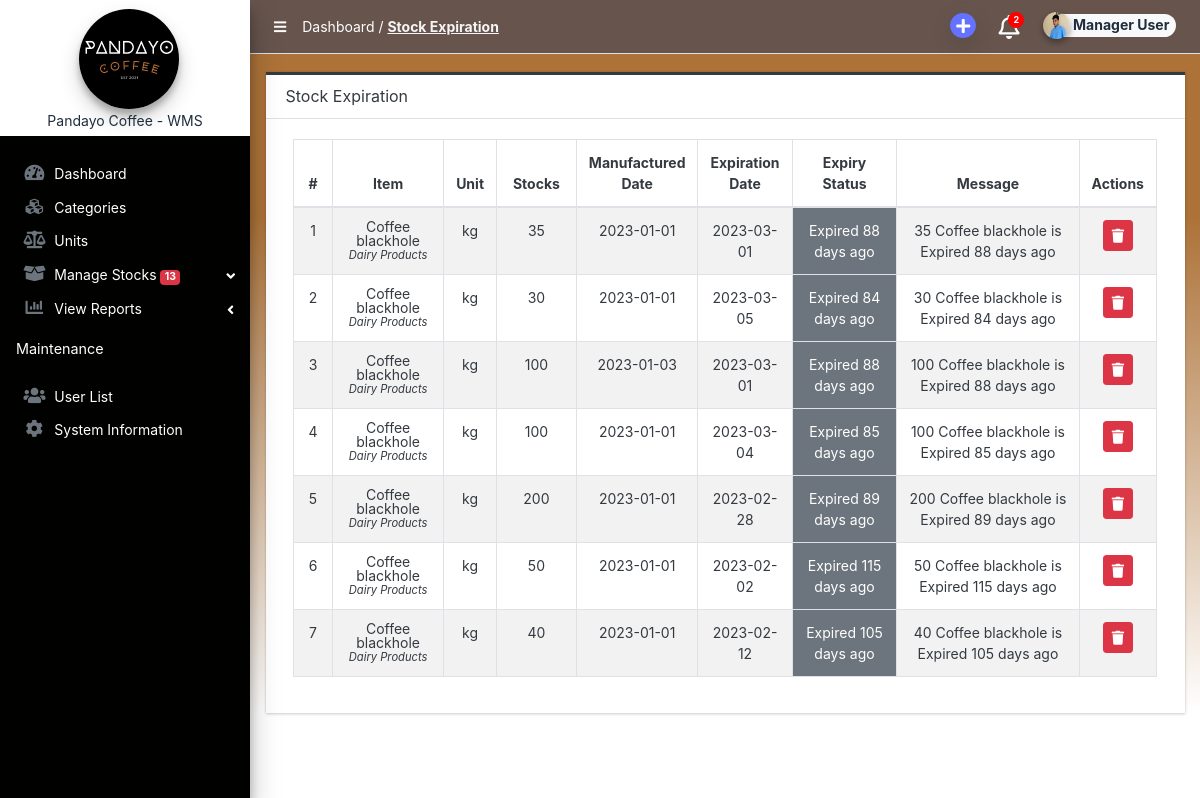
The app's page /admin/?page=stockExpiration (signed in), older data.
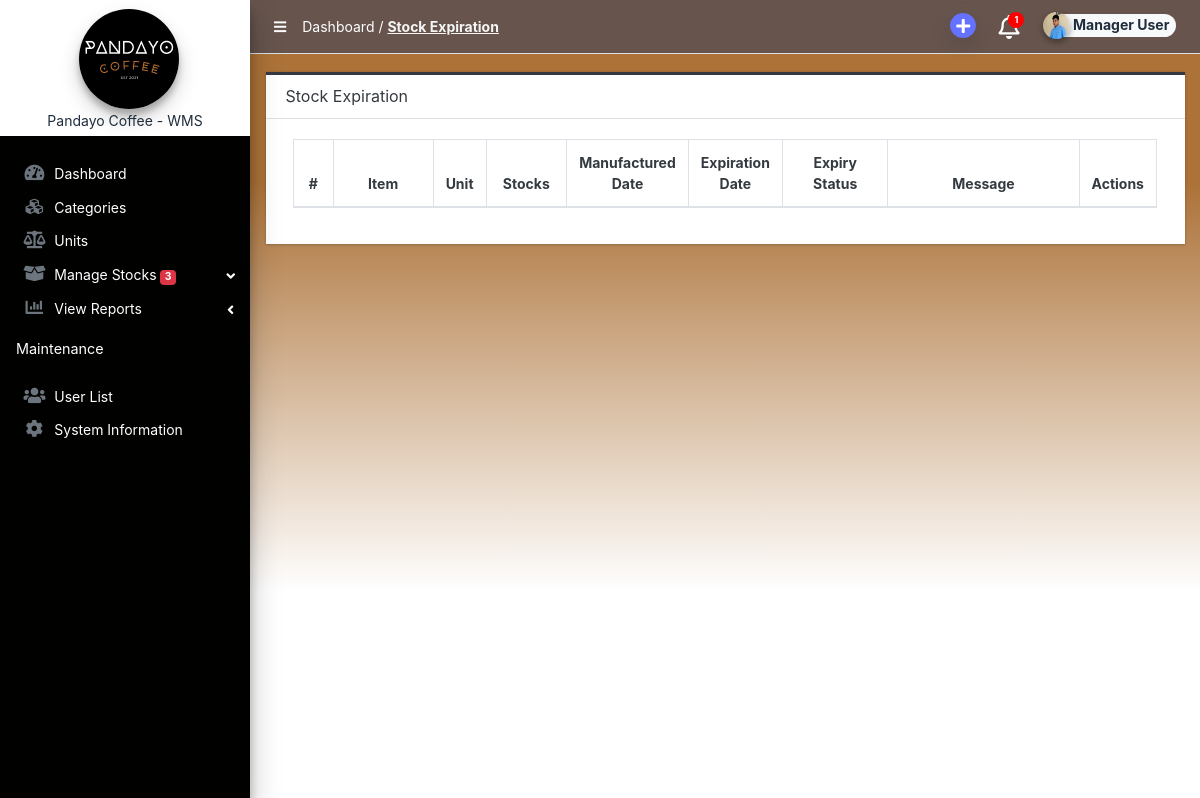
The same page, newer data.
### tables this page shows
CREATE TABLE `stockin_list` (
  `id` int(30) NOT NULL,
  `item_id` int(30) NOT NULL,
  `quantity` float(12,2) NOT NULL DEFAULT 0.00,
  `remarks` text NOT NULL,
  `date_created` datetime NOT NULL DEFAULT current_timestamp(),
  `date_updated` datetime NOT NULL DEFAULT current_timestamp() ON UPDATE current_timestamp(),
  `date` date DEFAULT NULL,
  `expire_date` date DEFAULT NULL
);

CREATE TABLE `item_list` (
  `id` int(30) NOT NULL,
  `category_id` int(30) NOT NULL,
  `name` text NOT NULL,
  `unit` varchar(250) NOT NULL,
  `description` text NOT NULL,
  `status` tinyint(1) NOT NULL DEFAULT 1,
  `delete_flag` tinyint(1) NOT NULL DEFAULT 0,
  `date_created` datetime NOT NULL DEFAULT current_timestamp(),
  `date_updated` datetime NOT NULL DEFAULT current_timestamp() ON UPDATE current_timestamp(),
  `item_type` varchar(50) NOT NULL DEFAULT 'Perishable'
);

CREATE TABLE `category_list` (
  `id` int(30) NOT NULL,
  `name` text NOT NULL,
  `description` text NOT NULL,
  `status` tinyint(1) NOT NULL DEFAULT 1,
  `delete_flag` tinyint(1) NOT NULL DEFAULT 0,
  `date_created` datetime NOT NULL DEFAULT current_timestamp(),
  `date_updated` datetime NOT NULL DEFAULT current_timestamp() ON UPDATE current_timestamp()
);

### admin/stockExpiration/index.php (the view, shortened to what the changed rows need)
<div class="card card-outline rounded-0 card-dark">
    <div class="card-body">
        <div class="container-fluid">
            <table class="table table-hover table-striped table-bordered text-center" id="list">
                <colgroup>
                </colgroup>
                <thead>
                    <tr>
                        <th>#</th>
                        <th>Item</th>
                        <th>Unit</th>
                        <th>Stocks</th>
                        <th>Manufactured Date</th>
                        <th>Expiration Date</th>
                        <th>Expiry Status</th>
                        <th>Message</th>
                        <th>Actions</th>
                    </tr>
                </thead>
                <tbody>
                    <?php
                        $today = date('Y-m-d');
                        $tomorrow = date('Y-m-d', strtotime('+1 day'));
                        $stock_items = $conn->query("SELECT s.*, i.name, i.unit, i.id AS item_id, c.name AS category_name
                                                    FROM stockin_list s
                                                    INNER JOIN item_list i ON s.item_id = i.id
                                                    INNER JOIN category_list c ON i.category_id = c.id
                                                    WHERE (s.expire_date = '$today' OR s.expire_date = '$tomorrow' OR s.expire_date < '$today') AND s.expire_date != '0000-00-00'");
                        $id = 1;
                        foreach ($stock_items as $index => $item):
                            $expiry_status = '';
                            $expiry_class = '';
                            $message = '';
                            if ($item['expire_date'] == $today) {
                                $expiry_status = "Expired Today";
                                $expiry_class = 'bg-danger';
                                $message = intval($item['quantity']) . " {$item['name']} is Expired Today";
                            } else if ($item['expire_date'] == date('Y-m-d', strtotime('+1 day'))) {
                                $expiry_status = "Expires Tomorrow";
                                $expiry_class = 'bg-warning';
                                $message = intval($item['quantity']) . " {$item['name']} is Expiring Tomorrow";
                            } else if ($item['expire_date'] < $today) {
                                $days_until_expiry = floor((strtotime($item['expire_date']) - strtotime($today)) / (60 * 60 * 24));
                                $expiry_class = 'bg-secondary';
                                $expiry_status = ($days_until_expiry == -1) ? 'Expired 1 day ago' : "Expired " . abs($days_until_expiry) . " days ago";
                                $message = intval($item['quantity']) . " {$item['name']} is $expiry_status";
                            } else if ($item['expire_date'] > $today) {
                                $days_until_expiry = floor((strtotime($item['expire_date']) - strtotime($today)) / (60 * 60 * 24));
                                if ($days_until_expiry == 1) {
                                    $expiry_status = "Expiring in 1 day";
                                } else {
                                    $expiry_status = "Expiring in $days_until_expiry days";
                                }
                                $expiry_class = 'bg-warning';
                                $message = intval($item['quantity']) . " {$item['name']} is expiring $expiry_status";
                            }
                            if ($expiry_status)?>
                                <tr>
                                    <td><?= $id ?></td>
                                    <td class="">
                                        <div style="line-height:1em">
                                            <div><?= $item['name'] ?></div>
                                            <div class="small"><i><?= $item['category_name'] ?></i></div>
                                        </div>
                                    </td>
                                    <td><?= $item['unit'] ?></td>
                                    <td><?= (int)$item['quantity'] ?></td>
                                    <td><?= date("Y-m-d",strtotime($item['date'])) ?></td>
                                    <td><?= date("Y-m-d",strtotime($item['expire_date'])) ?></td>
                                    <td class="<?= $expiry_class ?>"><?= $expiry_status ?></td>
                                    <td><?= $message ?></td>
                                    <td>
                                    <?php if ($expiry_status !== "Expires Tomorrow"): ?>
                                        <form method="post">
                                            <button type="button" class="btn btn-danger btn-sm" data-toggle="modal" data-target="#myModal<?= $id ?>">
                                                <i class="fa fa-trash"></i>
                                            </button>
                                        </form>
                                    <?php endif; ?>
                                    </td>
                                </tr>
                            <?php $id++; ?>
                        <?php endforeach; ?>
                </tbody>
            </table>
        </div>
    </div>
</div>

### admin/inc/topBarNav.php (shortened to what the changed rows need)
<nav class="main-header navbar navbar-expand navbar-new-grey text-sm">
  <ul class="navbar-nav ml-auto">
    <div class="dropdown">
      <a class="dropdown-toggle" href="#" role="button" id="notificationDropdown" data-toggle="dropdown" aria-haspopup="true" aria-expanded="false">
          <i class="far fa-bell fa-lg" aria-hidden="true"></i>
          <?php
              $expired_items_count = $conn->query("SELECT COUNT(*) AS count FROM stockin_list
                                                  WHERE expire_date <= DATE_ADD(NOW(), INTERVAL 1 DAY)
                                                  AND expire_date != '0000-00-00'");
              $expired_items_count = $expired_items_count->fetch_assoc()['count'];
              $query = "SELECT COUNT(*) AS count FROM `item_list` i
              INNER JOIN category_list c ON i.category_id = c.id
              INNER JOIN stock_notif s ON s.id = 1
              WHERE i.delete_flag = 0
              AND ((COALESCE((SELECT SUM(quantity) FROM `stockin_list` WHERE item_id = i.id),0) -
                      COALESCE((SELECT SUM(quantity) FROM `stockout_list` WHERE item_id = i.id),0) -
                      COALESCE((SELECT SUM(quantity) FROM `waste_list` WHERE item_id = i.id),0)) < s.min_stock OR
                      (COALESCE((SELECT SUM(quantity) FROM `stockin_list` WHERE item_id = i.id),0) -
                      COALESCE((SELECT SUM(quantity) FROM `stockout_list` WHERE item_id = i.id),0) -
                      COALESCE((SELECT SUM(quantity) FROM `waste_list` WHERE item_id = i.id),0)) > s.max_stock)";
              $result = mysqli_query($conn, $query);
              $count = mysqli_fetch_assoc($result)['count'];
              $dropdown_items = array();
              if ($expired_items_count > 0) {
                $dropdown_items[] = '<a class="dropdown-item" href="./?page=stockExpiration"><i class="fas fa-exclamation-circle text-danger"></i> ' . $expired_items_count . ' Items Expired Alerts</a>';
              }
              if ($count > 0) {
                $dropdown_items[] = '<a class="dropdown-item" href="./?page=stockStatus"><i class="fas fa-exclamation-triangle text-warning"></i> ' . $count . ' Items Quantity Alerts</a>';
              }
              $dropdown_count = count($dropdown_items);
              if ($dropdown_count > 0) {
                if ($dropdown_count > 9) {
                  echo '<span class="notification-badge">9+</span>';
                } else {
                  echo '<span class="notification-badge">' . $dropdown_count . '</span>';
                }
              }
          ?>
      </a>
    </div>
  </ul>
</nav>

### admin/inc/navigation.php (shortened to what the changed rows need)
<aside class="main-sidebar sidebar-white navbar-dark elevation-4 sidebar-no-expand dark-bg">
  <div class="sidebar os-host os-theme-light os-host-overflow os-host-overflow-y os-host-resize-disabled os-host-transition os-host-scrollbar-horizontal-hidden">
    <div class="os-padding  nav-mt">
      <div class="os-viewport os-viewport-native-scrollbars-invisible" style="overflow-y: scroll;">
        <div class="os-content" style="padding: 0px 8px; height: 100%; width: 100%;">
          <nav class="mt-1">
            <ul class="nav nav-pills nav-sidebar flex-column text-sm nav-compact nav-flat nav-child-indent nav-collapse-hide-child" data-widget="treeview" role="menu" data-accordion="false">
              <li class="nav-item">
                <a href="#" class="nav-link">
                  <p style="color:white">
                    Manage Stocks
                    <i class="right fas fa-angle-left"></i>
                    <?php
                      $qry_count = $conn->query("SELECT COUNT(*) as count FROM `item_list` i
                            INNER JOIN category_list c ON i.category_id = c.id
                            INNER JOIN stock_notif s ON s.id = 1
                            WHERE i.delete_flag = 0
                            AND ((COALESCE((SELECT SUM(quantity) FROM `stockin_list` WHERE item_id = i.id),0)) <= s.min_stock
                            OR (COALESCE((SELECT SUM(quantity) FROM `stockin_list` WHERE item_id = i.id),0)) >= s.max_stock)");
                      $count = $qry_count->fetch_assoc()['count'];
                      $qry_count = $conn->query("SELECT COUNT(*) AS count FROM stockin_list WHERE expire_date <= DATE_ADD(NOW(), INTERVAL 1 DAY) AND expire_date != '0000-00-00'");
                      $count += $qry_count->fetch_assoc()['count'];
                      if ($count > 0) {
                        echo '<span class="badge badge-danger">'.$count.'</span>';
                      }
                    ?>
                  </p>
                </a>
              </li>
            </ul>
          </nav>
        </div>
      </div>
    </div>
  </div>
</aside>

Row changes from the older to the newer data that the page shows:
removed stockin_list: item.name "Coffee blackhole", category_list.name "Dairy Products", item.unit "kg", quantity "35", date "2023-01-01", expire_date "2023-03-01", expire_date "Expired 88 days ago", message "35 Coffee blackhole is Expired 88 days ago"
removed stockin_list: item.name "Coffee blackhole", category_list.name "Dairy Products", item.unit "kg", quantity "30", date "2023-01-01", expire_date "2023-03-05", expire_date "Expired 84 days ago", message "30 Coffee blackhole is Expired 84 days ago"
removed stockin_list: item.name "Coffee blackhole", category_list.name "Dairy Products", item.unit "kg", quantity "100", date "2023-01-03", expire_date "2023-03-01", expire_date "Expired 88 days ago", message "100 Coffee blackhole is Expired 88 days ago"
removed stockin_list: item.name "Coffee blackhole", category_list.name "Dairy Products", item.unit "kg", quantity "100", date "2023-01-01", expire_date "2023-03-04", expire_date "Expired 85 days ago", message "100 Coffee blackhole is Expired 85 days ago"
removed stockin_list: item.name "Coffee blackhole", category_list.name "Dairy Products", item.unit "kg", quantity "200", date "2023-01-01", expire_date "2023-02-28", expire_date "Expired 89 days ago", message "200 Coffee blackhole is Expired 89 days ago"
removed stockin_list: item.name "Coffee blackhole", category_list.name "Dairy Products", item.unit "kg", quantity "50", date "2023-01-01", expire_date "2023-02-02", expire_date "Expired 115 days ago", message "50 Coffee blackhole is Expired 115 days ago"
removed stockin_list: item.name "Coffee blackhole", category_list.name "Dairy Products", item.unit "kg", quantity "40", date "2023-01-01", expire_date "2023-02-12", expire_date "Expired 105 days ago", message "40 Coffee blackhole is Expired 105 days ago"
Text that changed along with them:
$dropdown_count: "2" → "1"
$count: "13" → "3"
